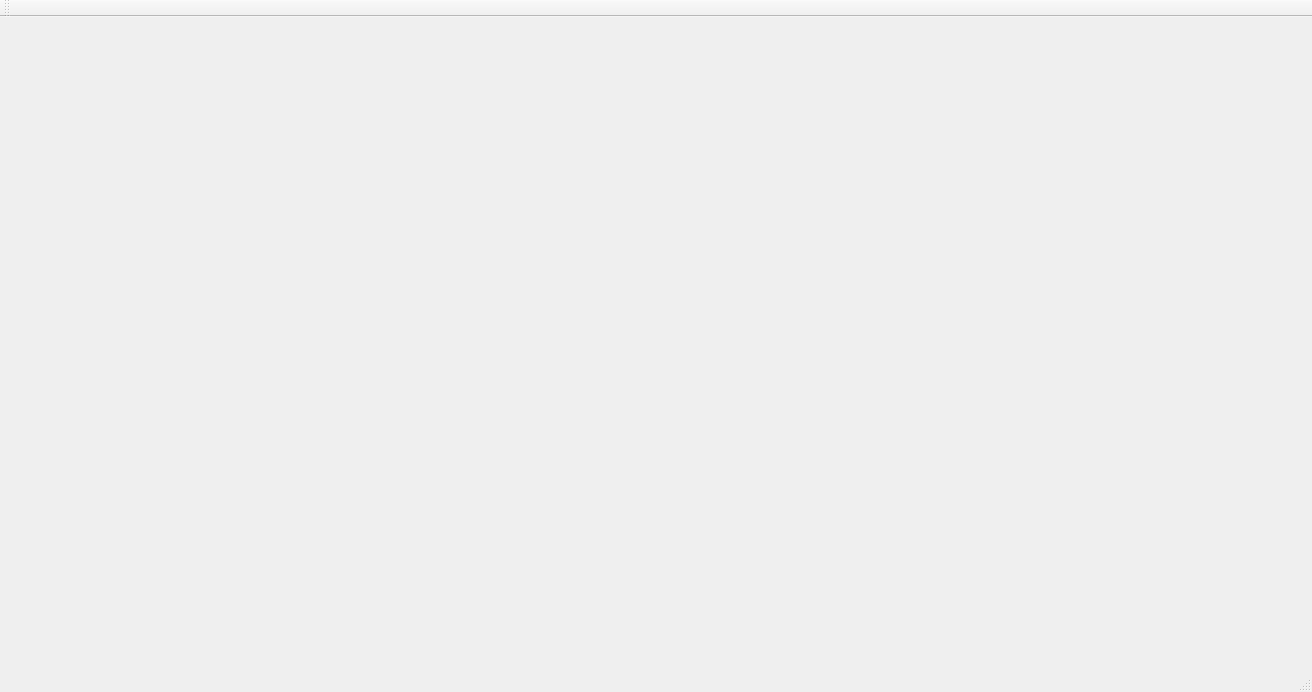
<?xml version="1.0" encoding="UTF-8"?>
<ui version="4.0">
 <class>MainWindow</class>
 <widget class="QMainWindow" name="MainWindow">
  <property name="geometry">
   <rect>
    <x>0</x>
    <y>0</y>
    <width>1312</width>
    <height>692</height>
   </rect>
  </property>
  <property name="windowTitle">
   <string>MainWindow</string>
  </property>
  <widget class="QWidget" name="centralWidget"/>
  <widget class="QMenuBar" name="menuBar">
   <property name="geometry">
    <rect>
     <x>0</x>
     <y>0</y>
     <width>1312</width>
     <height>21</height>
    </rect>
   </property>
   <property name="defaultUp">
    <bool>true</bool>
   </property>
  </widget>
  <widget class="QToolBar" name="mainToolBar">
   <attribute name="toolBarArea">
    <enum>TopToolBarArea</enum>
   </attribute>
   <attribute name="toolBarBreak">
    <bool>false</bool>
   </attribute>
  </widget>
  <widget class="QStatusBar" name="statusBar"/>
 </widget>
 <layoutdefault spacing="6" margin="11"/>
 <resources/>
 <connections/>
</ui>
